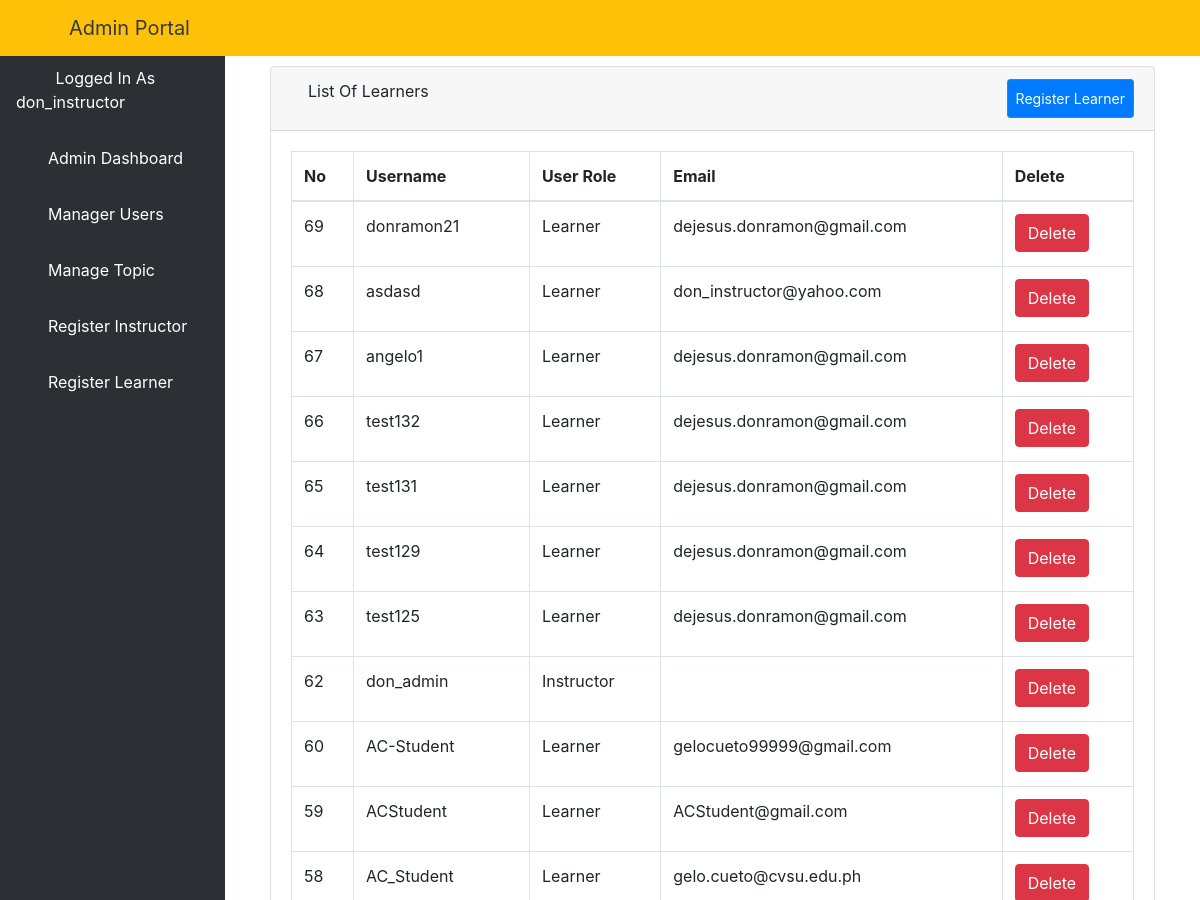
Page /learners/ (signed in, upper part) on the earlier database version.
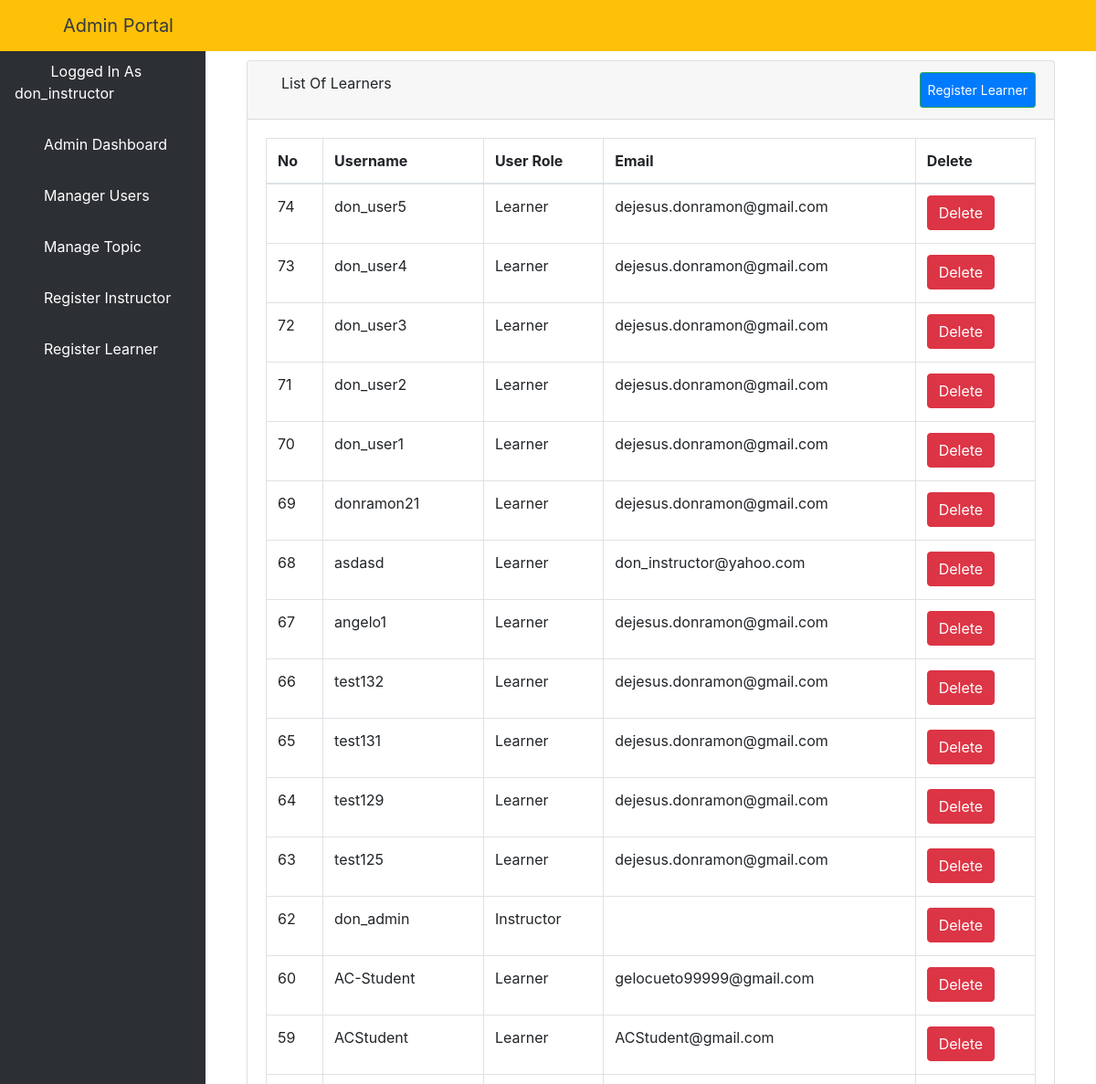
Same page on the later database version.
### elearn/models.py (models this page shows)
class User(AbstractUser):
    is_learner = models.BooleanField(default=False)
    is_instructor = models.BooleanField(default=False)
    is_admin = models.BooleanField(default=False)

### elearn/views.py (the view)
# urls.py: path('learners/', views.ListLearnerView.as_view(), name='learners'),  # delete if wrong
class ListLearnerView(LoginRequiredMixin, ListView):  # delete if wrong
    model = User
    template_name = 'dashboard/admin/list_learner.html'
    context_object_name = 'users'
    paginated_by = 10
    def get_queryset(self):
        return User.objects.filter(is_instructor=0, is_admin=0).order_by('-id')  # hanggang dito

### elearn/templates/dashboard/admin/list_learner.html (shortened to what this page needs)
{% extends 'dashboard/admin/base.html' %}
{% block body %}
    <div class="container-fluid">
        <div class="row">
            <div class="col-12 mb-3">
                <div class="col-12 mb-3">
                    <div id="content-wrapper">
                        <div class="container-fluid">
                            <div class="card mb-3">
                                <div class="card-header">
                                    <i class="fas fa-table"></i>
                                    List Of Learners
                                    <a class="btn btn-sm btn-success" href="{% url 'addlearner' %}"
                                       style="padding: 8px; float: right; background-color: #007bff; color: white;">Register
                                        Learner</a>
                                </div>
                                <div class="card-body">
                                    <div class="table-responsive">
                                        <table class="table table-bordered" id="dataTable" width="100%" cellspacing="0">
                                            <thead>
                                            <tr>
                                                <th>No</th>
                                                <th>Username</th>
                                                <th>User Role</th>
                                                <th>Email</th>
                                                <th>Delete</th>
                                            </tr>
                                            </thead>
                                            <tbody>
                                            {% if users %}
                                                {% for user in users %}
                                                    <tr>
                                                        <td>{{ user.id }}</td>
                                                        <td>{{ user.username }}</td>
                                                        <td>{% if user.is_learner == True %}
                                                            <p>Learner</p>
                                                        {% elif user.is_admin == True %}
                                                            <p>Admin</p>
                                                        {% else %}
                                                            <p>Instructor</p>
                                                        {% endif %}
                                                        </td>
                                                        <td>{{ user.email }}</td>
                                                        <td>
                                                            <a href="{% url 'aduser' user.pk %}">
                                                                <button type="button" class="btn btn-danger"> Delete
                                                                </button>
                                                            </a></td>
                                                    </tr>
                                                {% endfor %}
                                            {% endif %}
                                            </tbody>
                                        </table>
                                    </div>
                                </div>
                            </div>
                        </div>
                    </div>
                </div>
            </div>
        </div>
    </div>
{% endblock %}

Differences in the rows shown:
no longer on this page (row unchanged): User: id "58", username "AC_Student", is_learner "Learner", email "gelo.cueto@cvsu.edu.ph"
added User: id "74", username "don_user5", is_learner "Learner", email "dejesus.donramon@gmail.com"
added User: id "73", username "don_user4", is_learner "Learner", email "dejesus.donramon@gmail.com"
added User: id "72", username "don_user3", is_learner "Learner", email "dejesus.donramon@gmail.com"
added User: id "71", username "don_user2", is_learner "Learner", email "dejesus.donramon@gmail.com"
added User: id "70", username "don_user1", is_learner "Learner", email "dejesus.donramon@gmail.com"
